Frame 1 (no input): blank canvas, image omitted
Frame 60 (the mouse pressed at the canvas centre just before this capture): blank canvas, image omitted
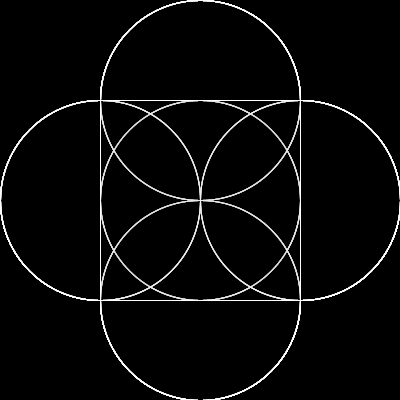
Frame 120 (the mouse held since frame 60 and released just before this capture)

The Processing sketch whose frames 1 and 60 were blank and that drew this single picture after the mouse press (run headless with seeded random() and noise(); from frame 60 on, the mouse is pressed at the canvas centre):

// Processing sketch: processing_35908
// ── processing_35908.pde

float x, y; //variable declarations
color col;

int value = color(random(256), random(255), random(256), 10);

void setup () //constant elements throughout the program
{
size (400,400);
smooth();
fill (255,0,0);
stroke(255,255,255);
background (0);
noCursor();


//frameRate(5);
  
}


void draw()
{
  //background (255,255,255);
  fill(0,10);
 // rect(0,0,width,height);
  //ellipse(frameCount, width/2, 80, 80);
 // ellipse(mouseX, mouseY, 80, 80);
  //fill(value);
  ellipse(width/2, height/2,mouseX,mouseY);
  ellipse(width/2, height/2+(width/4),mouseX,mouseY);
  ellipse(width/2, height/2-(width/4),mouseX,mouseY);
  ellipse(width/4, height/2,mouseX,mouseY);
  ellipse(width/2+(width/4), height/2,mouseX,mouseY);
  rectMode(CENTER);
  rect(width/2, height/2, mouseX, mouseY);
 // ellipse(width/4, height/4,mouseX,mouseY);
 // ellipse(width, height,mouseX,mouseY);
  //println(frameRate);
}

/*void mousePressed()
{
  stroke(random(256), random(255), random(256));
  
}
*/

void mouseMoved()
{
  stroke (random(256), random(255), random(256));
 /* value = value+5;
  if (value > 255)
  {
    value=0;
  }
  */
}
